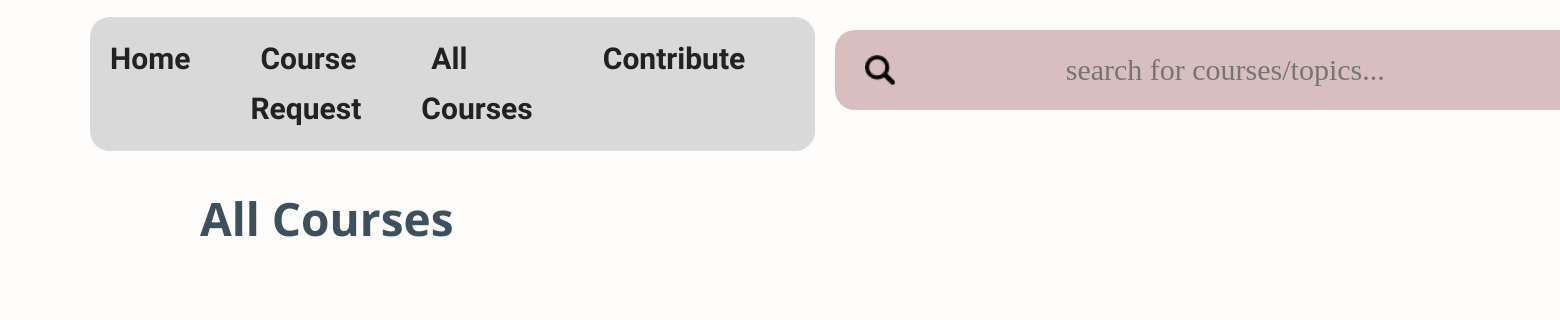
The app's page /all_courses.php, older data.
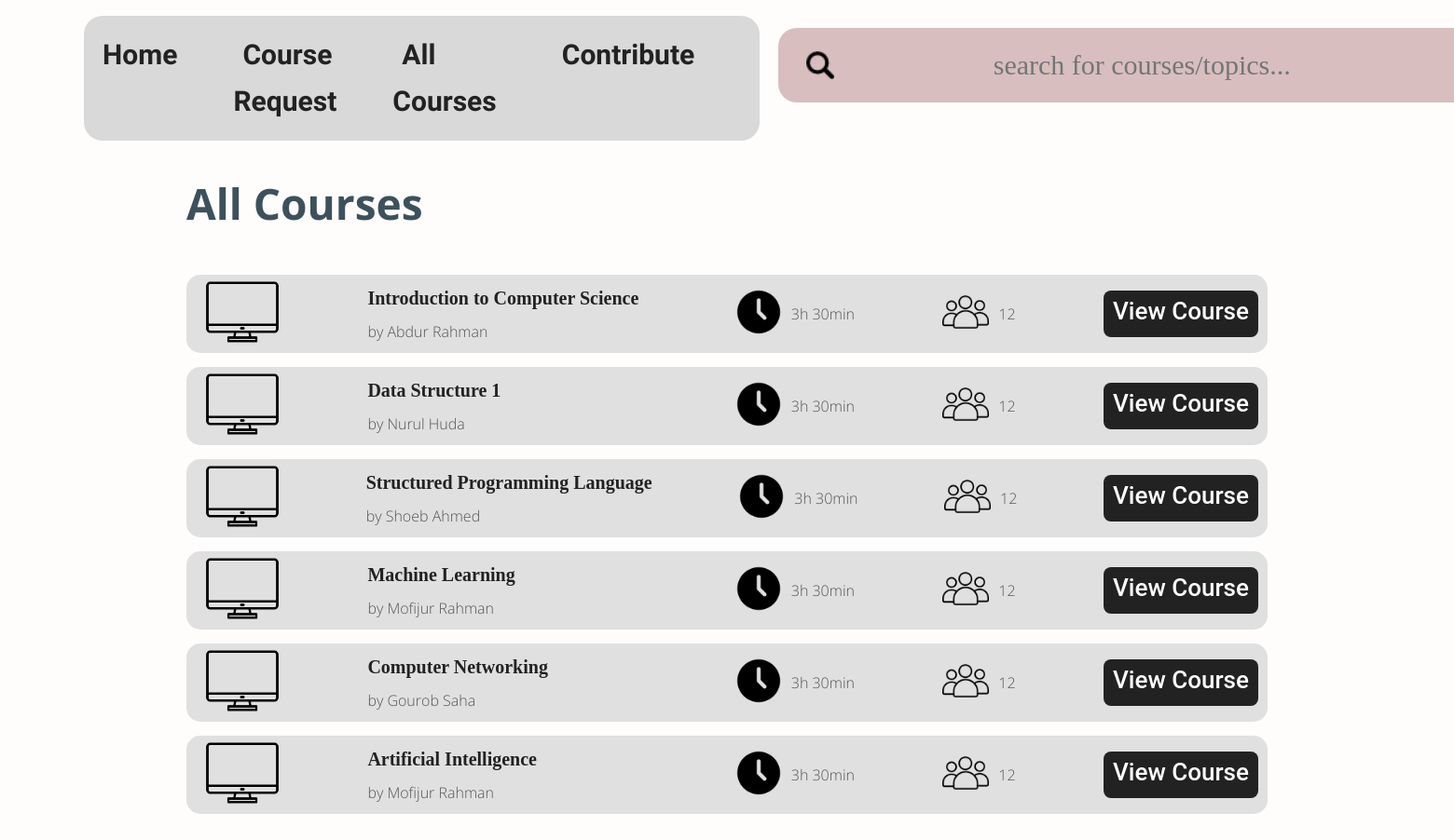
The same page, newer data.
### tables this page shows
CREATE TABLE `all_courses` (
  `course_name` varchar(40) NOT NULL,
  `instructor` varchar(45) NOT NULL,
  `status` int(11) NOT NULL,
  `course_id` varchar(10) NOT NULL,
  `created_by` varchar(40) DEFAULT NULL,
  `admin_mail` varchar(100) DEFAULT NULL,
  `id` int(11) UNSIGNED NOT NULL
);

### all_courses.php (the view, shortened to what this page needs)
<!DOCTYPE html>
<html lang="en">
<head>
  <link rel="stylesheet" href="css/style.css">
</head>
<body>
  <header id="main-header">
    <div class="dash-nav">
      <ul>
        <li> <a href="dashboard.php">Home</a></li>
        <li> <a href="course_req.php">Course Request</a></li>
        <li> <a href="all_courses.php">All Courses</a></li>
        <li> <a href="#">Contribute</a></li>
      </ul>
    </div>
    <div id="topbar" class="section-p1">
      <div class="searchbar">
        <input type="text" placeholder="search for courses/topics...">
        <img src="img/magnifying-glass.png" alt="" style="width: 30px;">
      </div>
    </div>
  </header>
  <div class="tab-bar section-p1">
    <h3>All Courses</h3>
  </div>
  <section id="main" class="section-p1">
  <?php
         require('connection.php');
         $sql = "SELECT course_name,instructor FROM all_courses where status=1";
         $res = mysqli_query($con , $sql);
         if($res==TRUE)
         {
            $count= mysqli_num_rows($res);
            if($count>0)
            {
                while($rows=mysqli_fetch_assoc($res))
                {
                    $name=$rows['course_name'];
                    $instructor=$rows['instructor'];
                    ?>
                      <div class="course-details">
                        <div class="thum">
                            <img src="img/monitor.png" alt="">
                        </div>
                        <div class="title">
                            <h4><?php echo $name; ?></h4>
                            <p>by <?php echo $instructor; ?></p>
                        </div>
                        <div class="icon-set">
                            <img src="img/clock.png" alt="">
                            <p>3h 30min</p>
                        </div>
                        <div class="icon-set">
                            <img src="img/people.png" alt="">
                            <p>12</p>
                        </div>
                        <a style="text-decoration:none;
                                  font-family: 'Roboto';
                                  font-size: 26px;
                                  font-weight: 500;
                                  line-height: 25px;
                                  color: #FFFFFF;
                                  background: #222;
                                  padding: 10px; " href="course_overview.php" class="view-course">View Course</a>
                      </div>
                    <?php
                }
            }
            else
            {
            }
         }
         ?>
  </section>
</body>
</html>

### css/style.css (style rules this page uses)
* { margin: 0; padding: 0; box-sizing: border-box; font-family: 'Bebas Neue', cursive; font-family: 'Open Sans', sans-serif; font-family: 'Quicksand'; }
h3 { font-family: Open Sans; font-size: 46px; line-height: 54px; color: #3D515D; }
h4 { font-family:'Times New Roman'; font-size: 20px; line-height: 50px; color: #222; }
p { font-family: Open Sans; font-weight: 200; font-size: 16px; color: #545454; }
.section-p1 { padding: 40px 200px; position: relative; }
body { width: 100%; background-color: #FFFCFC; }
input[type="text"], input[type="password"] { width: 620px; height: 40px; padding-bottom: 30px; border: none; background-color: #ECECEC; }
#topbar { padding: 10px 20px; margin-top: 20px; display: flex; justify-content: flex-end; }
#topbar div { padding-right: 10px; }
#topbar .searchbar { position: relative; }
#topbar .searchbar input[type=text] { width: 765px; height: 80px; color: #ECECEC; font-family: 'Poppins'; font-size: 30px; text-align: center; align-items: center center; background: #D8BEBE; border-radius: 20px; padding-left: 15px; padding-bottom: 0; }
#topbar .searchbar img { position: absolute; left: 30px; top: 25px }
.tab-bar { padding-bottom: 10px; }
#main .course-details { display: flex; justify-content: space-between; background-color: #E0E0E0; border-radius: 15px; margin-bottom: 15px; }
.course-details .thum { width: 1; }
.course-details .thum img { width: 100px; padding-left: 20px; }
.course-details .title { min-width: 300px; text-align: start; }
.course-details .icon-set { display: flex; }
.course-details .icon-set img { width: 50px; height: 50px; margin-top: 15px; }
.course-details .icon-set p { display: inline; padding-left: 10px; align-self: center; }
.view-course { height: 50px; color: #FFFFFF; background: #222; border-radius: 8px; font-family: 'Roboto'; font-style: normal; font-weight: 500; font-size: 26px; padding: 0px 20px; line-height: 0px; align-self: center; margin-right: 10px; }
#main-header { display: flex; justify-content: space-between; }
.dash-nav { background: #D9D9D9; border-radius: 20px; align-self: center; margin-left: 90px; margin-top: 17px; }
.dash-nav ul { display: flex; justify-content: center; padding: 17px 10px; }
.dash-nav ul li { list-style: none; margin-right: 50px; }
.dash-nav ul li a { font-family: 'Quicksand'; text-decoration: none; font-size: 30px; font-weight: 700; line-height: 50px; color: #222; padding: 10px; }

Row changes from the older to the newer data that the page shows:
added all_courses: course_name "Introduction to Computer Science", instructor "Abdur Rahman"
added all_courses: course_name "Data Structure 1", instructor "Nurul Huda"
added all_courses: course_name "Structured Programming Language", instructor "Shoeb Ahmed"
added all_courses: course_name "Machine Learning", instructor "Mofijur Rahman"
added all_courses: course_name "Computer Networking", instructor "Gourob Saha"
added all_courses: course_name "Artificial Intelligence", instructor "Mofijur Rahman"
